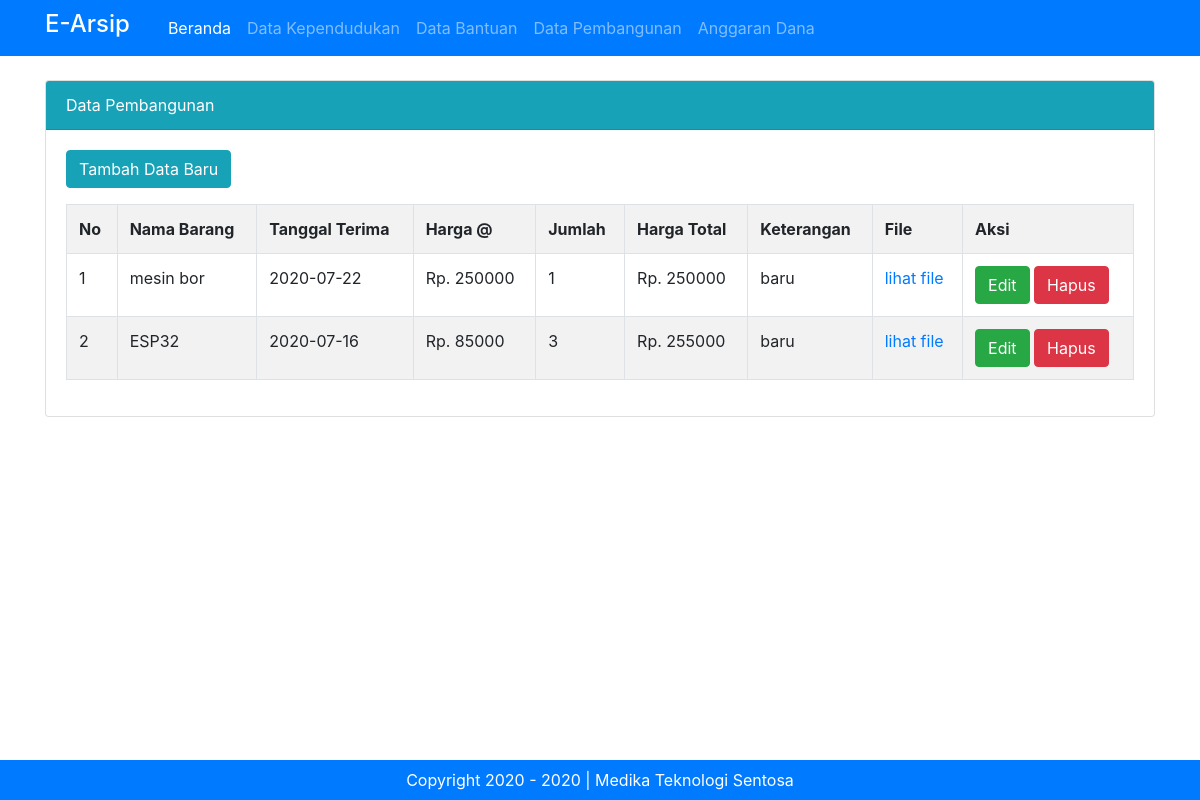
Page /admin.php?halaman=pembangunan (signed in) on the committed database.
### tables this page shows
CREATE TABLE `tbl_data_pembangunan` (
  `id_barang` int(11) NOT NULL,
  `nama_barang` varchar(50) NOT NULL,
  `tgl_diterima` date NOT NULL,
  `harga_satuan` varchar(50) NOT NULL,
  `jumlah_barang` int(16) NOT NULL,
  `harga_total` varchar(50) NOT NULL,
  `keterangan` varchar(100) NOT NULL,
  `file` text NOT NULL
);

### admin.php (called while the page is built, shortened)
<?php include "template/header.php" ?>
<?php include "content.php" ?>
<?php include "template/footer.php" ?>

### modul/pembangunan/pembangunan.php (the view)
<div class="card mt-3">
  <div class="card-header bg-info text-white">
    Data Pembangunan
  </div>
  <div class="card-body">
  	<a href="?halaman=pembangunan&hal=tambahbaru" class="btn btn-info mb-3">Tambah Data Baru</a>
  	<table class="table table-bordered table-hovered table-striped">
  		<tr>
  			<th>No</th>
  			<th>Nama Barang</th>
  			<th>Tanggal Terima</th>
  			<th>Harga @</th>
  			<th>Jumlah</th>
  			<th>Harga Total</th>
  			<th>Keterangan</th>
  			<th>File</th>
  			<th>Aksi</th>
  		</tr>
  		<?php
  			$tampil = mysqli_query($koneksi, "SELECT * from tbl_data_pembangunan order by id_barang desc");
  			$no = 1;
  			while ($data = mysqli_fetch_array($tampil)) :
  		?>
  		<tr>
  			<td><?=$no++?></td>
  			<td><?=$data['nama_barang']?></td>
  			<td><?=$data['tgl_diterima']?></td>
  			<td>Rp. <?=$data['harga_satuan']?></td>
  			<td><?=$data['jumlah_barang']?></td>
  			<td>Rp. <?=$data['harga_total']?></td>
  			<td><?=$data['keterangan']?></td>
  			<td>
  				<?php
  					if (empty($data['file'])) {
  						echo "-";
  					}
  					else {
  				?> <a href="file/<?=$data['file']?>" target="$_blank">lihat file</a>
  				<?php
  					}
  				?>
  			</td>
  			<td>
  				<a href="?halaman=pembangunan&hal=edit&id=<?=$data['id_barang']?>" class="btn btn-success" >Edit</a>
  				<a href="?halaman=pembangunan&hal=hapus&id=<?=$data['id_barang']?>" class="btn btn-danger" onclick="return confirm('Apakah Yakin Ingin Menghapus Data Ini?')">Hapus</a>
  			</td>
  		</tr>
  	<?php endwhile;?>
  	</table>
</div>

### template/header.php (shortened to what this page needs)
<!doctype html>
<html lang="en">
  <head>
    <link rel="stylesheet" href="assets/css/bootstrap.min.css">
  </head>
  <body>
    <nav class="navbar navbar-expand-lg navbar-dark bg-primary fixed-top">
      <div class="container">
        <h4 class="text-white">E-Arsip</h4>
        <div class="collapse navbar-collapse" id="navbarSupportedContent">
          <ul class="navbar-nav mr-auto">
            <li class="nav-item active">
              <a class="nav-link" href="?halaman=" style="margin-left: 30px;">Beranda <span class="sr-only">(current)</span></a>
            </li>
            <li class="nav-item">
              <a class="nav-link" href="?halaman=penduduk">Data Kependudukan</a>
            </li>
            <li class="nav-item">
              <a class="nav-link" href="?halaman=bantuan">Data Bantuan</a>
            </li>
            <li class="nav-item">
              <a class="nav-link" href="?halaman=pembangunan">Data Pembangunan</a>
            </li>
            <li class="nav-item">
              <a class="nav-link" href="?halaman=anggaran">Anggaran Dana</a>
            </li>
          </ul>
        </div>
      </div>
    </nav>
    <div class="container" style="margin-bottom: 80px; margin-top: 80px; ">

### content.php
<?php
	$halaman = $_GET['halaman'];
	if($halaman == "penduduk"){
		include "modul/kependudukan/kependudukan.php";}
	elseif ($halaman == "bantuan") {
		if (@$_GET['hal'] == "tambahdata" || @$_GET['hal'] == "edit" || @$_GET['hal'] == "hapus") {
			include "modul/bantuan/form.php";}
		else {
			include "modul/bantuan/bantuan.php";}
	}
	elseif ($halaman == "pembangunan") {
		if (@$_GET['hal'] == "tambahbaru" || @$_GET['hal'] == "edit" || @$_GET['hal'] == "hapus") {
			include "modul/pembangunan/form1.php";}
		else {
			include "modul/pembangunan/pembangunan.php";}
	}
	elseif ($halaman == "anggaran") {
		if (@$_GET['hal'] == "tambahanggaran" || @$_GET['hal'] == "edit" || @$_GET['hal'] == "hapus") {
			include "modul/anggaran/form2.php";}
		else {
			include "modul/anggaran/anggaran.php";}
	}
	else {
		include "modul/home.php";}
?>

### template/footer.php (shortened to what this page needs)
    </div>
        <footer class="bg-primary fixed-bottom text-white pt-2 pb-2" style="text-align: center;">
          Copyright 2020 - <?=date('Y')?> | Medika Teknologi Sentosa
        </footer>
  </body>
</html>

### rows in the picture
tbl_data_pembangunan: nama_barang "mesin bor", tgl_diterima "2020-07-22", harga_satuan "250000", jumlah_barang "1", harga_total "250000", keterangan "baru"
tbl_data_pembangunan: nama_barang "ESP32", tgl_diterima "2020-07-16", harga_satuan "85000", jumlah_barang "3", harga_total "255000", keterangan "baru"
